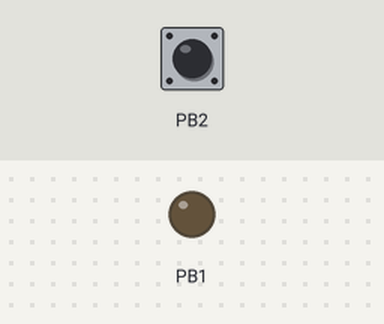
Simulated run of this program. Board: ATtiny85, built with avr-gcc and emulated at 8 MHz (the files do not name the chip). On the bench: output pins drawn as LEDs (lit = HIGH). The inputs (shaded band) are chosen by the test bench; at power-on: PB2 HIGH.

Above: at 1.2 s.
1.3 s: PB2 pulled LOW for 3.2 s
At 2.1 s:
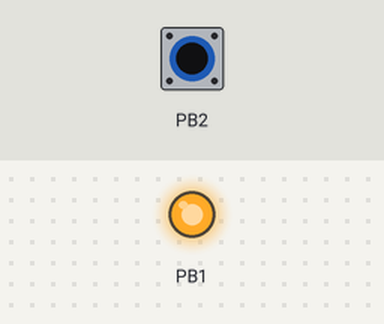
7.0 s: PB2 pulled LOW for 0.15 s
At 9.4 s:
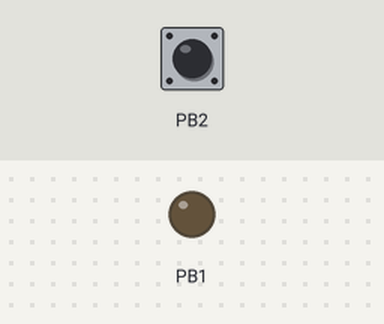
10.1 s: PB2 pulled LOW for 1 s
At 11.4 s:
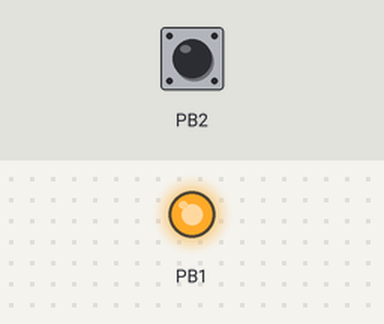
Timing chart, 0 to 13.6 s (numbered marks = the images above; inputs shaded):
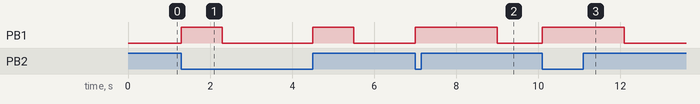

The program:

main.c
```c
#define F_CPU 8000000UL

#include <avr/io.h>
#include <avr/interrupt.h>
#include <util/delay.h>


ISR(INT0_vect)
{
	PORTB |= (1<<PB1);
	_delay_ms(1000);
	PORTB &= ~(1<<PB1);
}

int main(void) {

	DDRB |= (1<<PB1);
	DDRB &= ~(1<<PB2);
	PORTB &= ~(1<<PB1);
	PORTB |= (1<<PB2);
	GIMSK |= (1<<INT0);
	MCUCR |= (1<<ISC00);
	MCUCR &= ~(1<<ISC01);
	sei();
    while (1) {
    }
}
```

Measured:
- after the input at 1.3 s, PB1: alternates HIGH for 1.0 s and LOW for 2.2 s, starting at once
- after the input at 7.0 s, PB1: LOW → HIGH at once, → LOW 2.0 s later
- after the input at 10.1 s, PB1: LOW → HIGH at once, → LOW 2.0 s later
